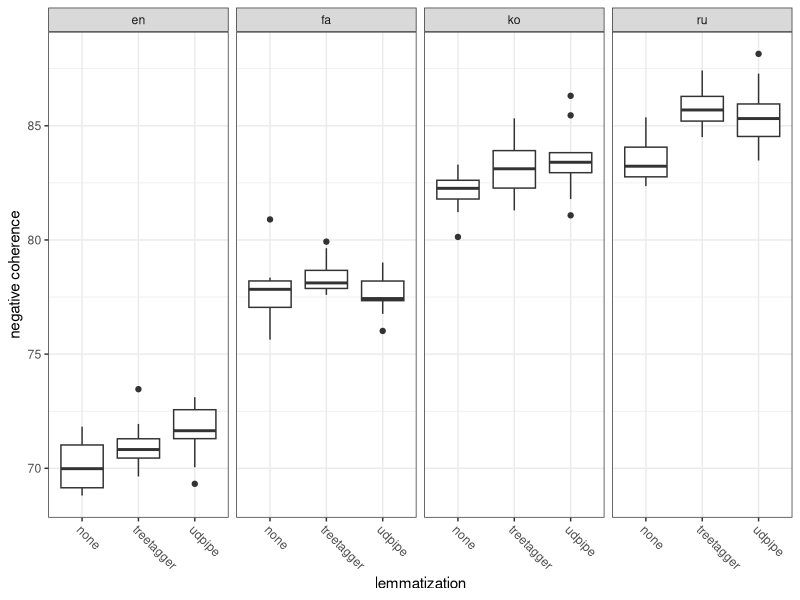
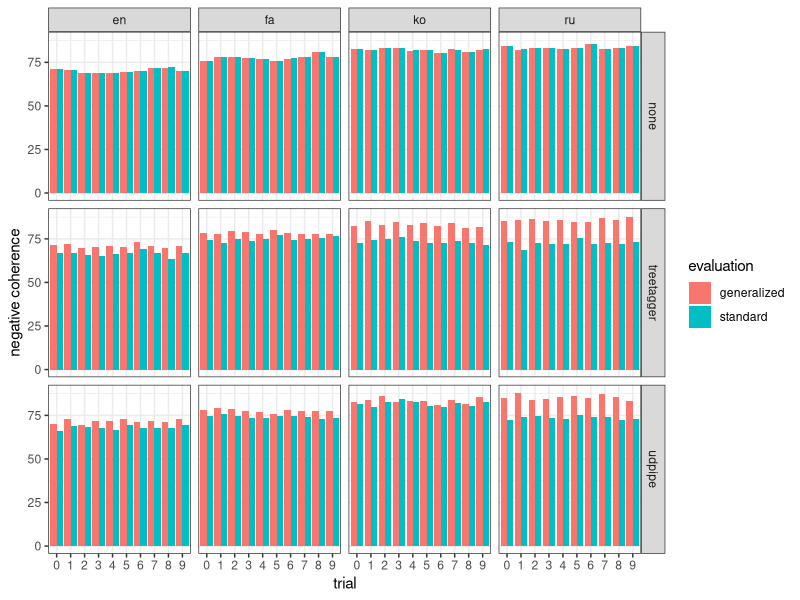
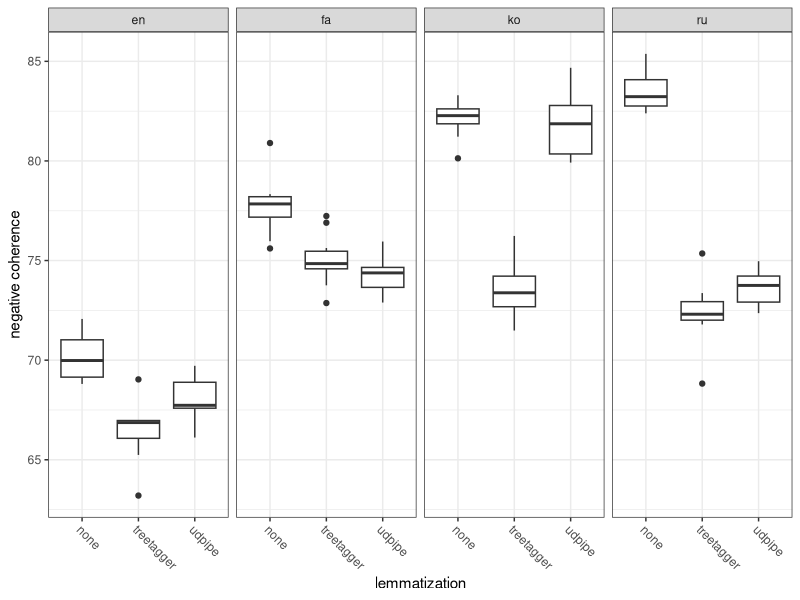
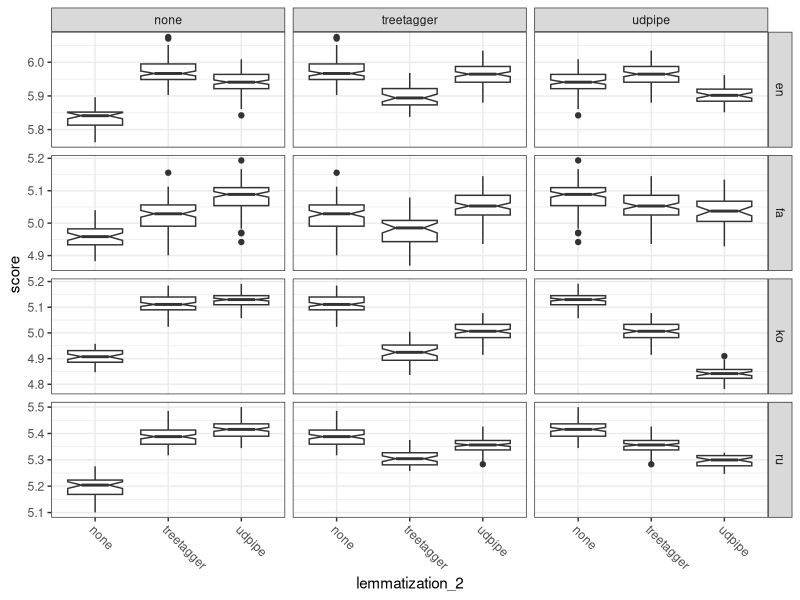
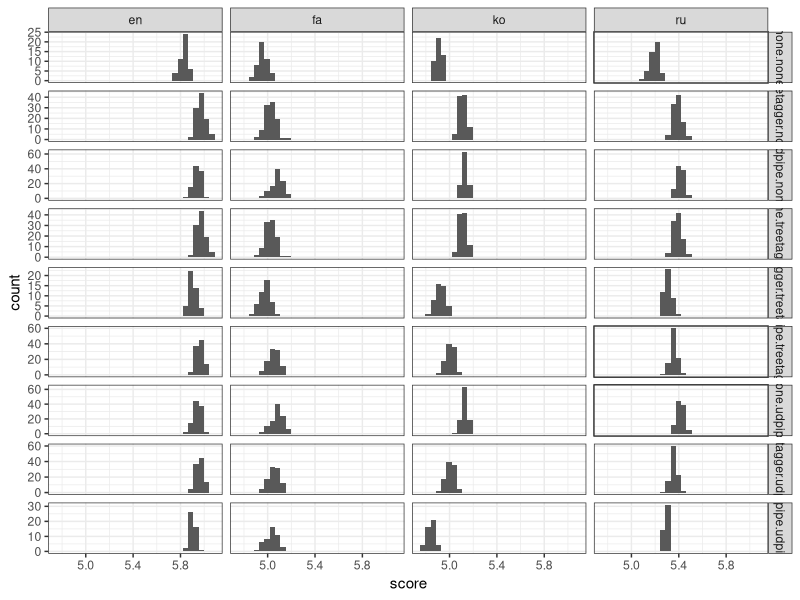
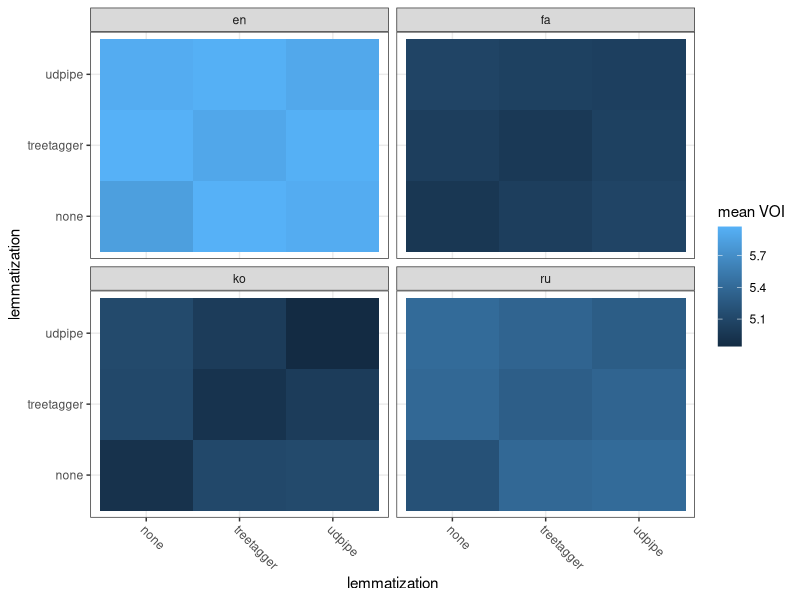
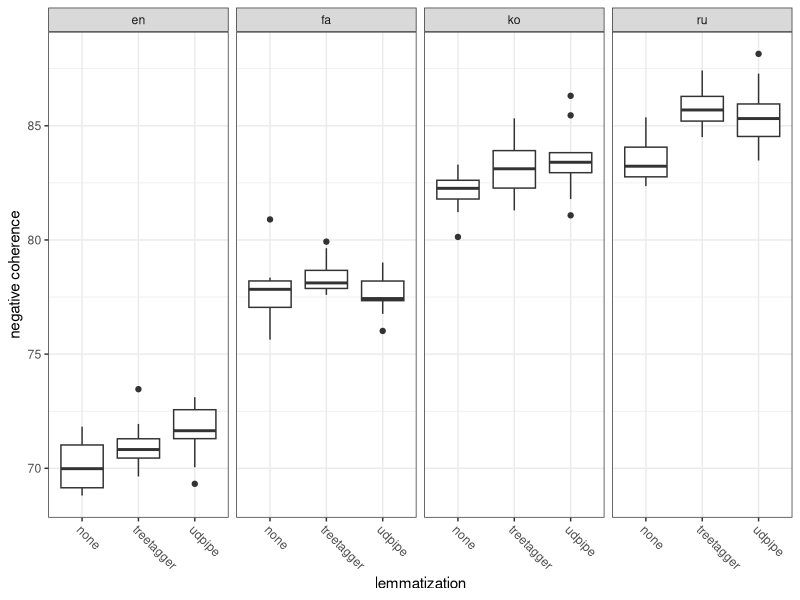
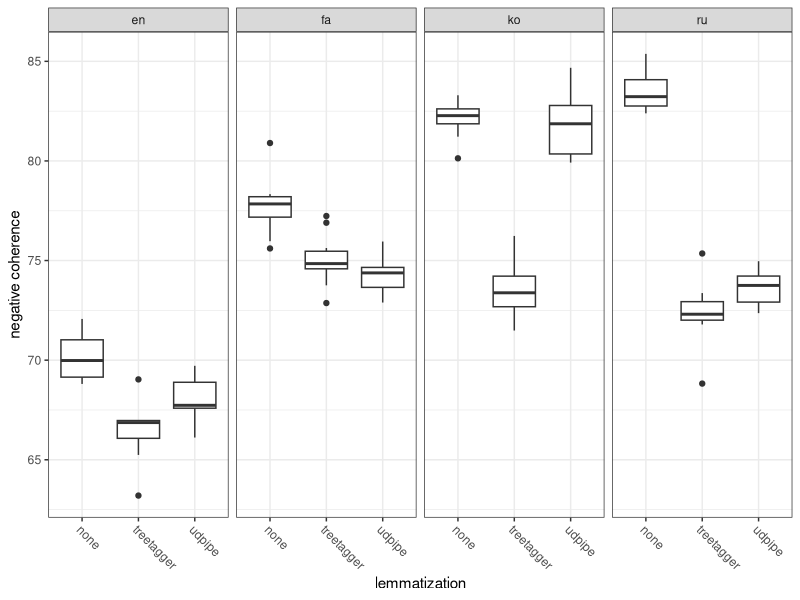

R code for these plots, in order:
## ---- chunk 1
library(tidyverse)
## ---- chunk 2
data <- read_tsv("results/coherence.tsv") %>%
  mutate(
    subtask=subtask %>%
      str_replace(fixed(".sub.lower"), ".none") %>%
      str_remove(fixed(".sub")) %>%
      str_remove(fixed(".lower")) %>%
      str_remove(fixed(".parsed")) %>%
      str_split(fixed("."))) %>%
  hoist(
    subtask,
    language=1,
    lemmatization=2,
    topic_model=3,
    stop_word_filtering=4) %>%
  mutate(
    lemmatization=lemmatization %>% str_remove("^lem-"),
    stop_word_filtering=stop_word_filtering %>% str_remove("^stop-"),
    topic_model=topic_model %>%
      str_remove("^topic-model-") %>%
      str_split(fixed("-"))) %>%
  hoist(topic_model, num_topics=1, trial=2) %>%
  type_convert(col_types=cols(
    language=col_factor(levels=c("en", "fa", "ko", "ru")),
    lemmatization=col_factor(levels=c("none", "treetagger", "udpipe")),
    num_topics=col_integer(),
    trial=col_factor(levels=as.character(0:9)),
    stop_word_filtering=col_factor(),
    score=col_double()))
data %>%
  mutate(score=-score) %>%
  ggplot(aes(x=lemmatization, y=score)) +
  geom_boxplot() +
  theme_bw() +
  theme(axis.text.x=element_text(angle=-45, hjust=0)) +
  facet_grid(~ language) +
  ylab("negative coherence")
ggsave('results/coherence.pdf', width=5, height=4)
## ---- chunk 3
data_sanity <- read_tsv("results/coherence-sanity.tsv") %>%
  mutate(
    subtask=subtask %>%
      str_replace(fixed(".sub.lower"), ".none") %>%
      str_remove(fixed(".sub")) %>%
      str_remove(fixed(".lower")) %>%
      str_remove(fixed(".parsed")) %>%
      str_split(fixed("."))) %>%
  hoist(
    subtask,
    language=1,
    lemmatization=2,
    topic_model=3,
    stop_word_filtering=4) %>%
  mutate(
    lemmatization=lemmatization %>% str_remove("^lem-"),
    stop_word_filtering=stop_word_filtering %>% str_remove("^stop-"),
    topic_model=topic_model %>%
      str_remove("^topic-model-") %>%
      str_split(fixed("-"))) %>%
  hoist(topic_model, num_topics=1, trial=2) %>%
  type_convert(col_types=cols(
    language=col_factor(levels=c("en", "fa", "ko", "ru")),
    lemmatization=col_factor(levels=c("none", "treetagger", "udpipe")),
    num_topics=col_integer(),
    trial=col_factor(levels=as.character(0:9)),
    stop_word_filtering=col_factor(),
    score=col_double()))
data %>%
  inner_join(
    data_sanity,
    by=c(
      'language',
      'lemmatization',
      'num_topics',
      'trial',
      'stop_word_filtering')) %>%
  gather(key=evaluation, value=score, score.x, score.y) %>%
  mutate(evaluation=evaluation %>% str_replace(fixed("score.x"), "generalized")) %>%
  mutate(evaluation=evaluation %>% str_replace(fixed("score.y"), "standard")) %>%
  mutate(score=-score) %>%
  ggplot(aes(x=trial, y=score, group=evaluation, fill=evaluation)) +
  geom_bar(stat='identity', position='dodge') +
  theme_bw() +
  facet_grid(lemmatization ~ language) +
  ylab("negative coherence")
## ---- chunk 4
data_sanity %>%
  mutate(score=-score) %>%
  ggplot(aes(x=lemmatization, y=score)) +
  geom_boxplot() +
  theme_bw() +
  theme(axis.text.x=element_text(angle=-45, hjust=0)) +
  facet_grid(~ language) +
  ylab("negative coherence")
ggsave('results/coherence-unmodified.pdf', width=5, height=4)
## ---- chunk 5
data <- read_tsv("results/voi.tsv") %>%
  mutate(
    subtask=subtask %>%
      str_replace_all(fixed(".sub.lower"), ".none") %>%
      str_remove_all(fixed(".sub")) %>%
      str_remove_all(fixed(".lower")) %>%
      str_remove_all(fixed(".parsed")) %>%
      str_split(fixed("."))) %>%
  hoist(
    subtask,
    language=1,
    lemmatization_1=2,
    topic_model_1=3,
    lemmatization_2=4,
    topic_model_2=5) %>%
  mutate(
    lemmatization_1=lemmatization_1 %>% str_remove("^lem-"),
    lemmatization_2=lemmatization_2 %>% str_remove("^lem-"),
    topic_model_1=topic_model_1 %>%
      str_remove("^topic-model-") %>%
      str_split(fixed("-")),
    topic_model_2=topic_model_2 %>%
      str_remove("^topic-model-") %>%
      str_split(fixed("-"))) %>%
  hoist(topic_model_1, num_topics_1=1, trial_1=2) %>%
  hoist(topic_model_2, num_topics_2=1, trial_2=2) %>%
  type_convert(col_types=cols(
    language=col_factor(levels=c("en", "fa", "ko", "ru")),
    lemmatization_1=col_factor(levels=c("none", "treetagger", "udpipe")),
    lemmatization_2=col_factor(levels=c("none", "treetagger", "udpipe")),
    num_topics_1=col_integer(),
    num_topics_2=col_integer(),
    trial_1=col_integer(),
    trial_2=col_integer(),
    score=col_double())) %>%
  filter((lemmatization_1 != lemmatization_2) | (trial_1 > trial_2))
data %>% count(language, lemmatization_1, lemmatization_2)
data %>% filter(language == 'en', lemmatization_1 != 'none', lemmatization_2 != 'none', lemmatization_1 != lemmatization_2)
## ---- chunk 6
data %>%
  ggplot(aes(x=lemmatization_2, y=score)) +
  geom_boxplot(notch=T) +
  theme_bw() +
  theme(axis.text.x=element_text(angle=-45, hjust=0)) +
  facet_grid(language ~ lemmatization_1, scales='free_y')
ggsave('results/voi-boxplot.pdf', width=5, height=8)
## ---- chunk 7
data %>%
  ggplot(aes(x=score)) +
  geom_histogram() +
  theme_bw() +
  facet_grid(interaction(lemmatization_1, lemmatization_2) ~ language, scales='free_y')
## ---- chunk 8
tibble(one=1, lang=data$language %>% unique) %>%
  inner_join(tibble(one=1, lem=data$lemmatization_1 %>% unique), by='one') %>%
  inner_join(tibble(one=1, lem_other=data$lemmatization_1 %>% unique), by='one') %>%
  select(-one) %>%
  filter(lem != lem_other) %>%
  rowwise %>%
  mutate(p_value=t.test(
    (data %>% filter(language == lang, lemmatization_1 == lem, lemmatization_2 == lem))$score,
    (data %>% filter(language == lang, lemmatization_1 == lem, lemmatization_2 == lem_other))$score,
    alternative='less'
  )$p.value) %>%
  count(p_value < 0.02)
## ---- chunk 9
data_summarized <- data %>%
  group_by(language, lemmatization_1, lemmatization_2) %>%
  summarize(`mean VOI`=mean(score)) %>%
  ungroup
data_summarized %>%
  ggplot(aes(x=lemmatization_1, y=lemmatization_2, fill=`mean VOI`)) +
  geom_tile() +
  theme_bw() +
  theme(axis.text.x=element_text(angle=-45, hjust=0)) +
  xlab("lemmatization") +
  ylab("lemmatization") +
  facet_wrap(~ language)
ggsave('results/voi.pdf', width=5, height=4)
## ---- chunk 10
for (lang in c('en', 'fa', 'ko', 'ru')) {
  data_summarized %>%
    filter(language == lang) %>%
    ggplot(aes(x=lemmatization_1, y=lemmatization_2, fill=`mean VOI`)) +
    geom_tile() +
    theme_bw() +
    theme(axis.text.x=element_text(angle=-45, hjust=0)) +
    xlab("") +
    ylab("")
  ggsave(str_c('results/voi-', lang, '.pdf'), width=3.5, height=2.5)
}
